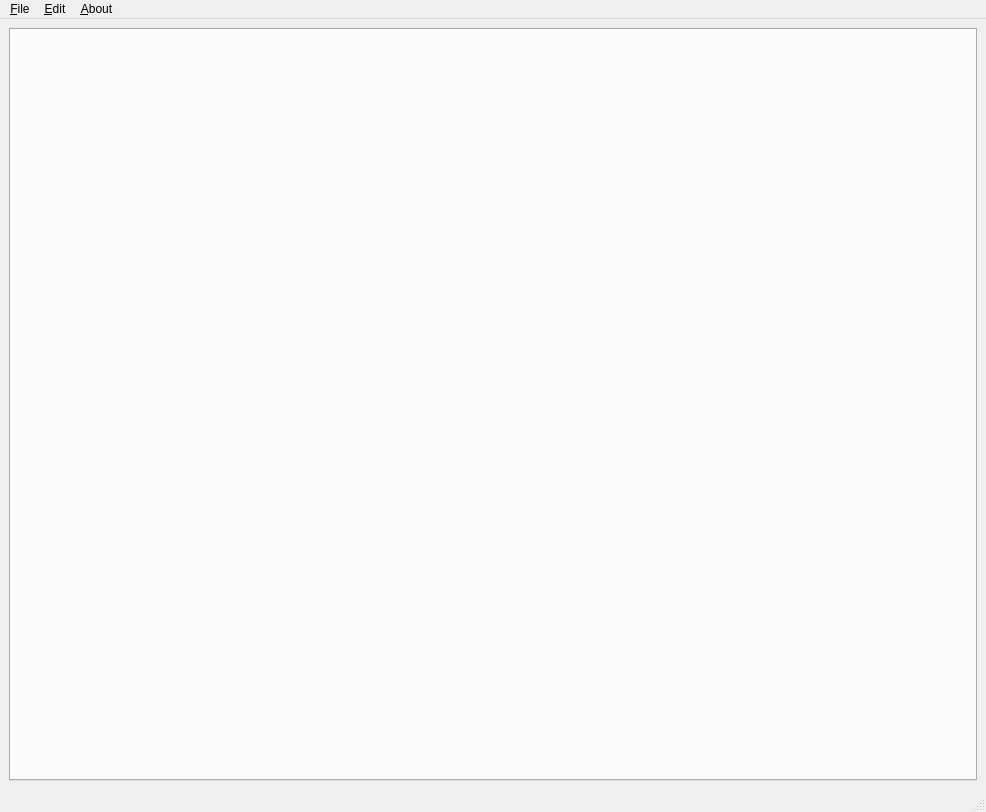
<?xml version="1.0" encoding="UTF-8"?>
<ui version="4.0">
 <class>MainWindow</class>
 <widget class="QMainWindow" name="MainWindow">
  <property name="geometry">
   <rect>
    <x>0</x>
    <y>0</y>
    <width>986</width>
    <height>812</height>
   </rect>
  </property>
  <property name="windowTitle">
   <string>MainWindow</string>
  </property>
  <widget class="QWidget" name="centralwidget">
   <layout class="QVBoxLayout" name="verticalLayout">
    <item>
     <widget class="QTabWidget" name="tabWidget">
      <property name="tabsClosable">
       <bool>true</bool>
      </property>
      <property name="movable">
       <bool>true</bool>
      </property>
     </widget>
    </item>
   </layout>
  </widget>
  <widget class="QMenuBar" name="menubar">
   <property name="geometry">
    <rect>
     <x>0</x>
     <y>0</y>
     <width>986</width>
     <height>28</height>
    </rect>
   </property>
   <widget class="QMenu" name="menuFile">
    <property name="title">
     <string>&amp;File</string>
    </property>
    <addaction name="actionNew_File"/>
    <addaction name="separator"/>
    <addaction name="actionOpen_File"/>
    <addaction name="separator"/>
    <addaction name="actionSave"/>
    <addaction name="actionSave_As"/>
    <addaction name="separator"/>
    <addaction name="actionSettings"/>
    <addaction name="separator"/>
    <addaction name="actionExit"/>
   </widget>
   <widget class="QMenu" name="menu_About">
    <property name="title">
     <string>&amp;About</string>
    </property>
    <addaction name="actionAbout"/>
    <addaction name="action_Donate"/>
   </widget>
   <widget class="QMenu" name="menu_Edit">
    <property name="title">
     <string>&amp;Edit</string>
    </property>
   </widget>
   <addaction name="menuFile"/>
   <addaction name="menu_Edit"/>
   <addaction name="menu_About"/>
  </widget>
  <widget class="QStatusBar" name="statusbar"/>
  <action name="actionNew_File">
   <property name="text">
    <string>&amp;New</string>
   </property>
   <property name="shortcut">
    <string>Ctrl+N</string>
   </property>
  </action>
  <action name="actionOpen_File">
   <property name="text">
    <string>&amp;Open</string>
   </property>
   <property name="shortcut">
    <string>Ctrl+O</string>
   </property>
  </action>
  <action name="actionSave_As">
   <property name="text">
    <string>Save &amp;As</string>
   </property>
   <property name="shortcut">
    <string>Ctrl+Shift+S</string>
   </property>
  </action>
  <action name="actionSave">
   <property name="text">
    <string>&amp;Save</string>
   </property>
   <property name="shortcut">
    <string>Ctrl+S</string>
   </property>
  </action>
  <action name="actionExit">
   <property name="text">
    <string>E&amp;xit</string>
   </property>
  </action>
  <action name="actionAbout">
   <property name="text">
    <string>&amp;About</string>
   </property>
  </action>
  <action name="action_Donate">
   <property name="text">
    <string>&amp;Donate</string>
   </property>
  </action>
  <action name="action_Settings">
   <property name="text">
    <string>&amp;Settings</string>
   </property>
  </action>
  <action name="actionSettings">
   <property name="text">
    <string>Settings</string>
   </property>
  </action>
 </widget>
 <resources/>
 <connections/>
</ui>
